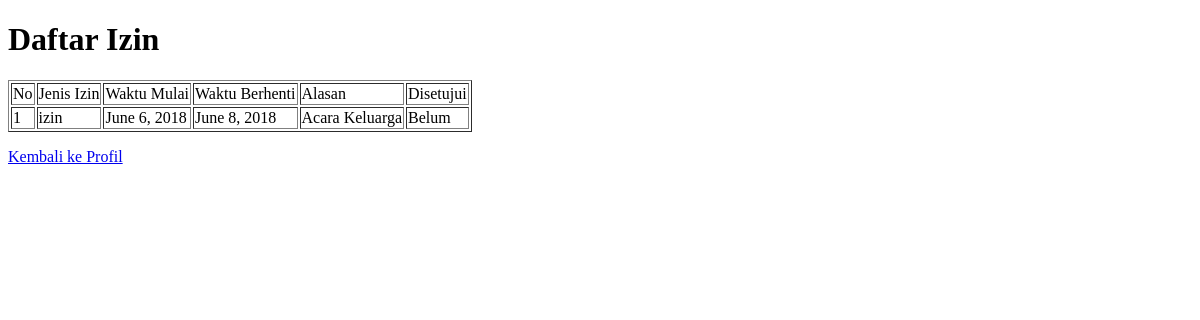
Before: /daftar_izin/ (signed in) with the older database file.
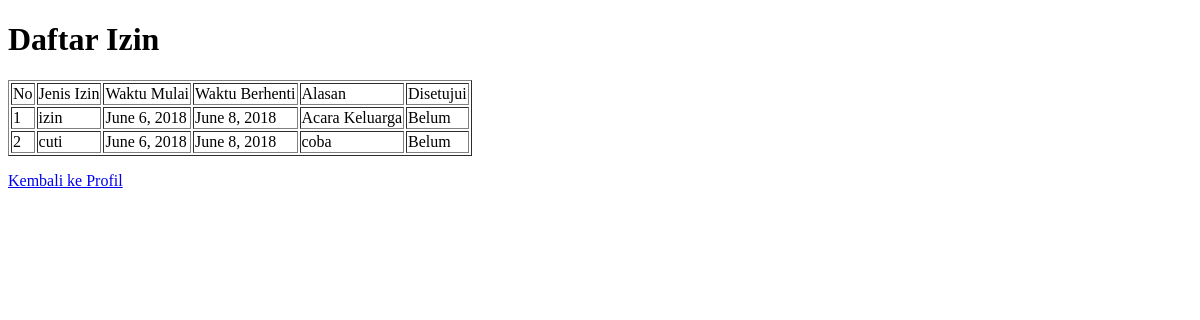
After: the same page with the newer database file.
### kehadiran/models.py (models this page shows, shortened)
class Izin(models.Model):
	JENIS_KEHADIRAN_CHOICES = (
		('izin','Izin'),
		('cuti','Cuti')
	)
	karyawan = models.ForeignKey(Karyawan, on_delete=models.CASCADE)
	jenis_kehadiran = models.CharField(max_length=20, choices=JENIS_KEHADIRAN_CHOICES)
	waktu_mulai = models.DateField()
	waktu_berhenti = models.DateField()
	alasan = models.TextField()
	disetujui = models.BooleanField(default=False)

### kehadiran/views.py (the view)
# urls.py: url(r'^daftar_izin/', kehadiran_views.daftar_izin),
@login_required (login_url=settings.LOGIN_URL)
def daftar_izin(request):
	daftar_izin = Izin.objects.filter(karyawan__id=request.session['karyawan_id'])
	return render (request, 'daftar_izin.html', {'daftar_izin':daftar_izin})

### kehadiran/templates/daftar_izin.html (shortened to what this page needs)
<!DOCTYPE html PUBLIC "-//W3C//DTD XHTML 1.0 Strict//EN"
	"http://www.w3.org/TR/xhtml1/DTD/xhtml1-strict.dtd">
<html xmlns="http://www.w3.org/1999/xhtml" xml:lang="en" lang="en">
<head>
</head>
<body>
	<h1>Daftar Izin</h1>
	<table border="1">
		<thead>
			<tr>
				<td>No</td>
				<td>Jenis Izin</td>
				<td>Waktu Mulai</td>
				<td>Waktu Berhenti</td>
				<td>Alasan</td>
				<td>Disetujui</td>
			</tr>
		</thead>
		<tbody>
			{% if daftar_izin %}
				{% for izin in daftar_izin %}
				<tr>
					<td>{{ forloop.counter }}</td>
					<td>{{ izin.jenis_kehadiran }}</td>
					<td>{{ izin.waktu_mulai }}</td>
					<td>{{ izin.waktu_berhenti }}</td>
					<td>{{ izin.alasan }}</td>
					<td>
						{% if izin.disetujui %}
						Sudah
						{% else %}
						Belum
						{% endif %}
					</td>
				</tr>
				{% endfor %}
			{% else %}
			<tr>
				<td colspan="3">Tidak ada data pengajuan izin saat ini...</td>
			</tr>
			{% endif %}
		</tbody>
	</table>
	<p><a href="/">Kembali ke Profil</a></p>
</body>
</html>

Changed rows visible on the page:
added Izin: jenis_kehadiran "cuti", waktu_mulai "June 6, 2018", waktu_berhenti "June 8, 2018", alasan "coba", disetujui "Belum"
